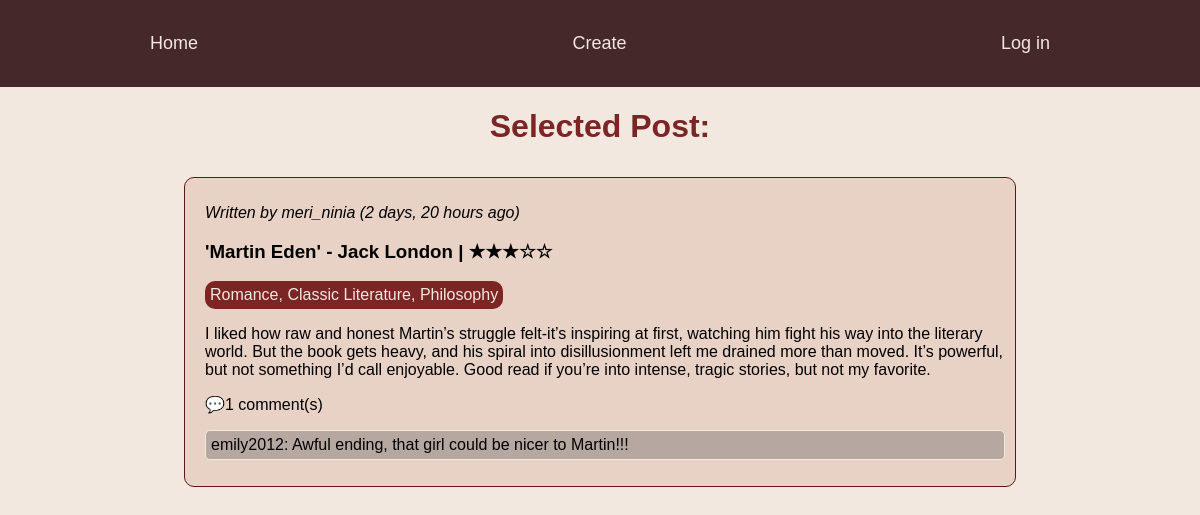
The page /review/2/ on the database its author committed.
### books/models.py (models this page shows, shortened)
class Review(models.Model):
    user = models.ForeignKey(User, on_delete = models.CASCADE)
    book = models.ForeignKey(Book, on_delete = models.CASCADE)
    rating = models.IntegerField(
        default = 5,
        validators=[MinValueValidator(1), MaxValueValidator(5)]
    )
    def stars(self):
            return "★" * self.rating + "☆" * (5 - self.rating)
    content = models.TextField()
    created_at = models.DateTimeField(auto_now_add=True)

class Book(models.Model):
    author = models.ForeignKey(Author, on_delete = models.CASCADE)
    title = models.CharField(max_length=200)
    genre = models.ManyToManyField(Genre)

class Author(models.Model):
    name = models.CharField(max_length=30)
    surname = models.CharField(max_length=30)
    def __str__(self):
        return f"{self.name} {self.surname}"

class Genre(models.Model):
    genre_name = models.CharField(max_length=30, unique = True)

class Comment(models.Model):
    user = models.ForeignKey(User, on_delete = models.CASCADE)
    review_post = models.ForeignKey(Review, related_name = "comments", on_delete = models.CASCADE)
    comment = models.TextField()

### users/models.py (models this page shows)
class User(AbstractUser):
    pass

### mysite/views.py (the view)
# urls.py: path('review/<int:review_id>/', details_page, name ="details"),
def details_page(request,review_id):
    try:
        review = models.Review.objects.get(id=review_id)
    except models.Review.DoesNotExist:
        return redirect("home")
    comments = models.Comment.objects.filter(review_post= review_id)
    context = {
        "review": review,
        "comments": comments,
    }
    return render(request, "details.html", context)

### templates/details.html (shortened to what this page needs)
{% load static %}
<!DOCTYPE html>
<html lang="en">
<head>
    <link rel="stylesheet" href="{% static 'css/style.css' %}">
</head>
<body>
    <div class = "main-container sticky-header">
            <div class = "menu-items">
                <a class="menu-item" href="{% url 'home' %}">Home</a>
                <p class="menu-item">Create</p>
                    {%if request.user.is_authenticated%}
                    <form method = "POST" action="{%url 'logout'%}">
                        {%csrf_token%}
                        <button class = "logout menu-item">Log out</button>
                    </form>
                    {%else%}
                        <a href="{%url 'login'%}" class= "menu-item">Log in</a>
                    {%endif%}
            </div>
    </div>
    <div class = "greeting">
        <h1>Selected Post:</h1>
    </div>
    <div class = "posts-container ">
            <div class = "post-style">
                <p><i>Written by {{review.user.username}} ({{review.created_at|timesince}} ago)</i></p>
                <h3>'{{review.book.title}}' - {{review.book.author}} | {{review.stars}}</h3>
                    <div class = "genres">
                            <div class ="genre">
                                {% for genre in review.book.genre.all %}
                                {{ genre.genre_name }}{% if not forloop.last %}, {% endif %}
                            {% endfor %}
                            </div>
                    </div>
                <p>{{review.content}}</p>
                <span class="comments-count">💬{{review.comments.all|length}} comment(s)</span>
                <div class="comment-section">
                        {%for comment in review.comments.all%}
                        <div class="comment-details">
                            <p class="comment-items">
                            {{comment.user.username}}:
                            {{comment.comment}}
                            </p>
                        </div>
                    {%endfor%}
                </div>
            </div>
    </div>
</body>
</html>

### static/css/style.css (style rules this page uses)
body { font-family:'Gill Sans', 'Gill Sans MT', Calibri, 'Trebuchet MS', sans-serif; background-color: rgb(243, 232, 223); margin: 0; padding:0; }
a { color:black; text-decoration: none; }
.main-container { position: sticky; top:0; z-index: 1000; margin:auto; background-color: rgb(69, 40, 41); padding: 15px 150px 15px 150px; justify-content: space-between; }
.menu-items { display: flex; align-items: center; justify-content: space-between; }
.menu-item { font-size:18px; color: rgb(243, 232, 223); }
.greeting { color:rgb(123, 37, 37); justify-content:center; display:flex; }
.posts-container { width:auto; height:fit-content; flex-wrap: wrap; display:grid; justify-content: center; }
.post-style { background-color:rgb(232, 209, 197); width:800px; height:fit-content; justify-content:left; display:flexbox; padding: 10px 10px 10px 20px ; border-radius: 10px; border: 1px solid rgb(90, 24, 24); margin: 10px 0 10px 0; }
.genre { border: 10px; width:fit-content; height:auto; background-color:rgb(123, 37, 37) ; border-radius: 10px; color:rgb(243, 232, 223); padding:5px; }
.comment-items { border:1px solid rgb(243, 232, 223); border-radius:5px; padding:5px; background-color: rgba(87, 89, 91, 0.341); }

### rows shown on the page
Review: user.username "meri_ninia", created_at "2 days, 20 hours", book "Martin Eden", book.author "Jack London", stars "★★★☆☆", content "I liked how raw and honest Martin’s struggle felt-it’s inspiring at first, watching him fight his way into the literary world. But the book gets heavy, and his spiral into disillusionment left me drained more than moved. It’s powerful, but not something I’d call enjoyable. Good read if you’re into intense, tragic stories, but not my favorite.", comments.all|length "1"
Genre: genre_name "Romance"
Genre: genre_name "Classic Literature"
Genre: genre_name "Philosophy"
Comment: user.username "emily2012", comment "Awful ending, that girl could be nicer to Martin!!!"
